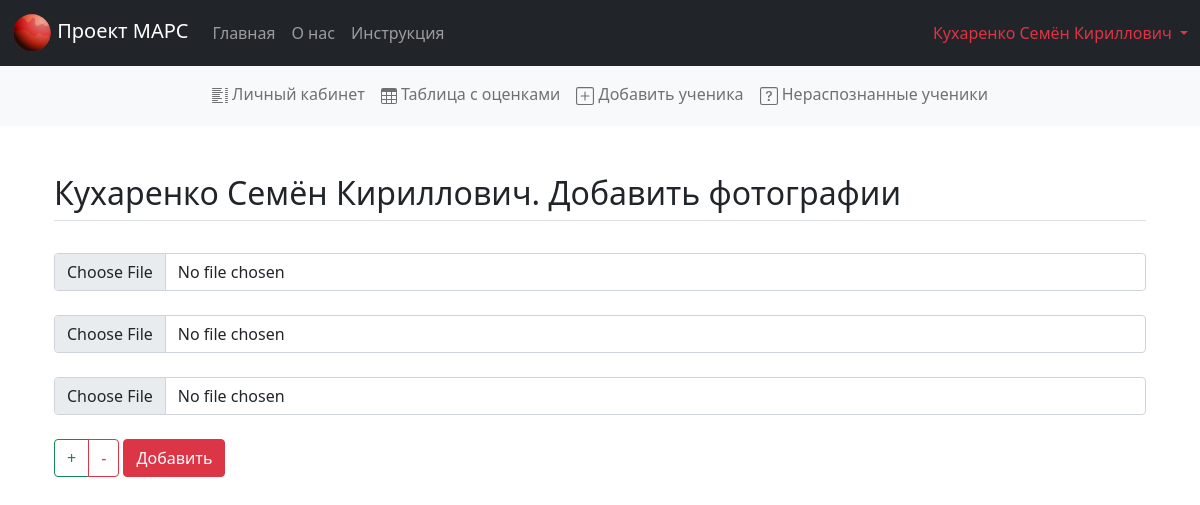
/lk/add_student_photo/student_id=2 (signed in), run on the app's committed database.
### system_vars.py (models this page shows, shortened)
class Teacher(db.Model):
    id = db.Column(db.Integer, primary_key=True)
    name = db.Column(db.String(50))
    login = db.Column(db.String(50), unique=True)
    psw = db.Column(db.String(500), unique=True)

class Student(db.Model):
    id = db.Column(db.Integer, primary_key=True)
    name = db.Column(db.String(50), unique=True)
    grade = db.Column(db.Integer)
    teacher_id = db.Column(db.Integer, db.ForeignKey("teacher.id"))

### app.py (the view, shortened to what this page needs)
@app.route('/lk/add_student_photo/student_id=<int:student_id>', methods=["POST", "GET"])
def add_photo(student_id):
    teacher_id = session.get('user_id')
    if teacher_id is None:
        return redirect('/error_no_access')
    photo_list = []
    name = db.session.get(system_vars.Student, student_id).name
    def form_photo_list():
        photo_list.clear()
        for i in range(session['edit_student_photo_num']):
            photo_list.append('photo' + str(i))
    form_photo_list()
    return render_template('edit_student_photo.html', photo_list=photo_list, name=name)

### app.py (called while the page is built)
@app.before_request
def load_logged_in_user():
    teacher_id = session.get('user_id')
    if teacher_id is None:
        g.teacher_name = None
    else:
        g.teacher_name = db.session.get(system_vars.Teacher, teacher_id).name

### templates/edit_student_photo.html (shortened to what this page needs)
{% extends 'base.html' %}
{% block body %}
<body>
  <div class="container px-4 py-5" id="body">
    <h2 class="pb-2 border-bottom">{{ name }}. Добавить фотографии</h2>
    <form method="post" enctype = "multipart/form-data">
      <br>
      {% for i in photo_list %}
          <input name={{ i }} id={{ i }} type="file" class="form-control">
          <br>
      {% endfor %}
      <div class="btn-group">
        <button type="submit" class="btn btn-outline-success" name="increase_photo_num">+</button>
        <button type="submit" class="btn btn-outline-danger" name="decrease_photo_num">-</button>
      </div>
      <button type="submit" class="btn btn-danger" name="add_photo" onclick="onClick(document.getElementById('body'))">Добавить</button>
    </form>
  </div>
</body>
{% endblock %}

### templates/base.html (shortened to what this page needs)
<!DOCTYPE html>
<html lang="en">
<head>
    <link href="{{url_for('static', filename = 'css/bootstrap.min.css')}}" rel="stylesheet">
</head>
<body>
<nav class="navbar navbar-expand-sm navbar-dark bg-dark" aria-label="navbar">
  <div class="container-fluid">
    <a class="navbar-brand" href="/">
      <img src="{{url_for('static', filename = 'img/project-mars-icon.svg')}}" width="40" height="40">
      Проект МАРС
    </a>
    <div class="collapse navbar-collapse">
      <ul class="navbar-nav me-auto mb-2 mb-sm-0">
        <li class="nav-item">
          <a class="nav-link" href="/">Главная</a>
        </li>
        <li class="nav-item">
          <a class="nav-link" href="/about">О нас</a>
        </li>
        <li class="nav-item">
          <a class="nav-link" href="/instruction">Инструкция</a>
        </li>
      </ul>
    </div>
    {% if g.teacher_name %}
    <div class="flex-shrink-0 dropdown">
        <a href="#" class="d-block text-decoration-none dropdown-toggle text-danger" id="dropdownUser2" data-bs-toggle="dropdown" aria-expanded="false">
          {{ g.teacher_name }}
        </a>
      </div>
    {% else %}
    <div class="col-md-3 text-end">
      <a href="/login"><button type="button" class="btn btn-outline-danger me-2">Вход</button></a>
      <a href="/register"><button type="button" class="btn btn-danger">Регистрация</button></a>
    </div>
    {% endif %}
  </div>
</nav>
  {% if g.teacher_name %}
    <nav class="navbar navbar-expand-sm navbar-light bg-light">
      <div class="collapse navbar-collapse" id="navbarsExample03">
        <ul class="navbar-nav me-auto mb-2 mb-sm-1" style="margin: auto;">
          <li class="nav-item">
            <a href="/lk" class="nav-link">
                Личный кабинет
            </a>
          </li>
          <li class="nav-item">
            <a href = "/lk/results/filter=-&0&0" class="nav-link">
              Таблица с оценками
            </a>
          </li>
          <li class="nav-item">
            <a href = "/lk/add_student" class="nav-link">
              Добавить ученика
            </a>
          </li>
          <li class="nav-item">
            <a href="/lk/undefined_students" class="nav-link">
              Нераспознанные ученики
          </a>
          </li>
        </ul>
    </div>
  </nav>
  {% endif %}
  {% block body %} {% endblock %}
</body>
</html>

### data on the page
Teacher: teacher_name "Кухаренко Семён Кириллович"
Student: name "Кухаренко Семён Кириллович"
